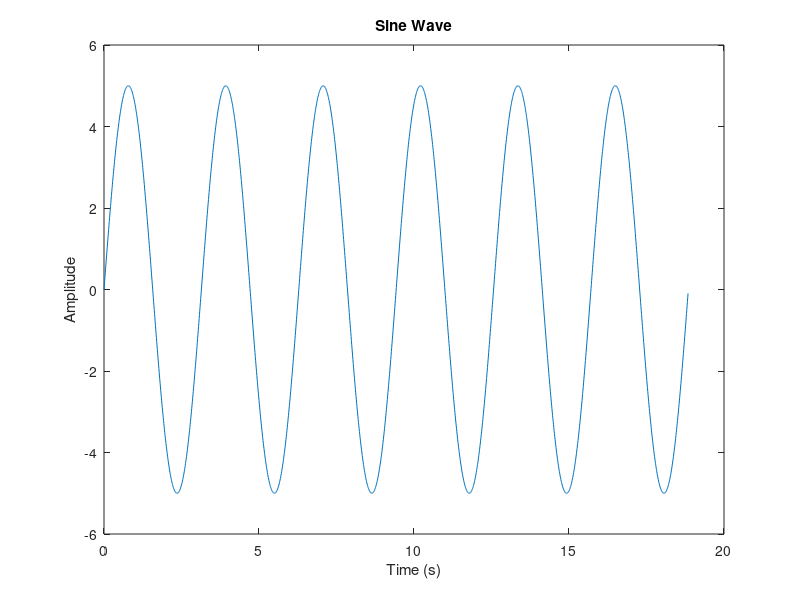

Here is the MATLAB script that generated this plot:
%%%%%%%%%%%%%%%%%%%%%%%%%%%%%%%%%%%%%%%%%%%%%%%%%%%%%%%%%%%%%%%%%%%%%%%%%%%%%%%%
%  Sine Wave Script

% Amplitude
amp = 5;

% Frequency
freq = 2;

% Phase: Hint: 90 degrees = pi/2
phase = 0;

% Duration
duration = 3;

% Time Vector for one wavelength
time = 0:0.01:2*pi*duration;

% Generate sine wave
wave = amp * sin(freq*time + phase);

% Plot the sine wave
plot(time, wave);

% Label for X-Axis
xlabel('Time (s)');

% Label for Y-Axis
ylabel('Amplitude');

% Plot title
title('Sine Wave');

